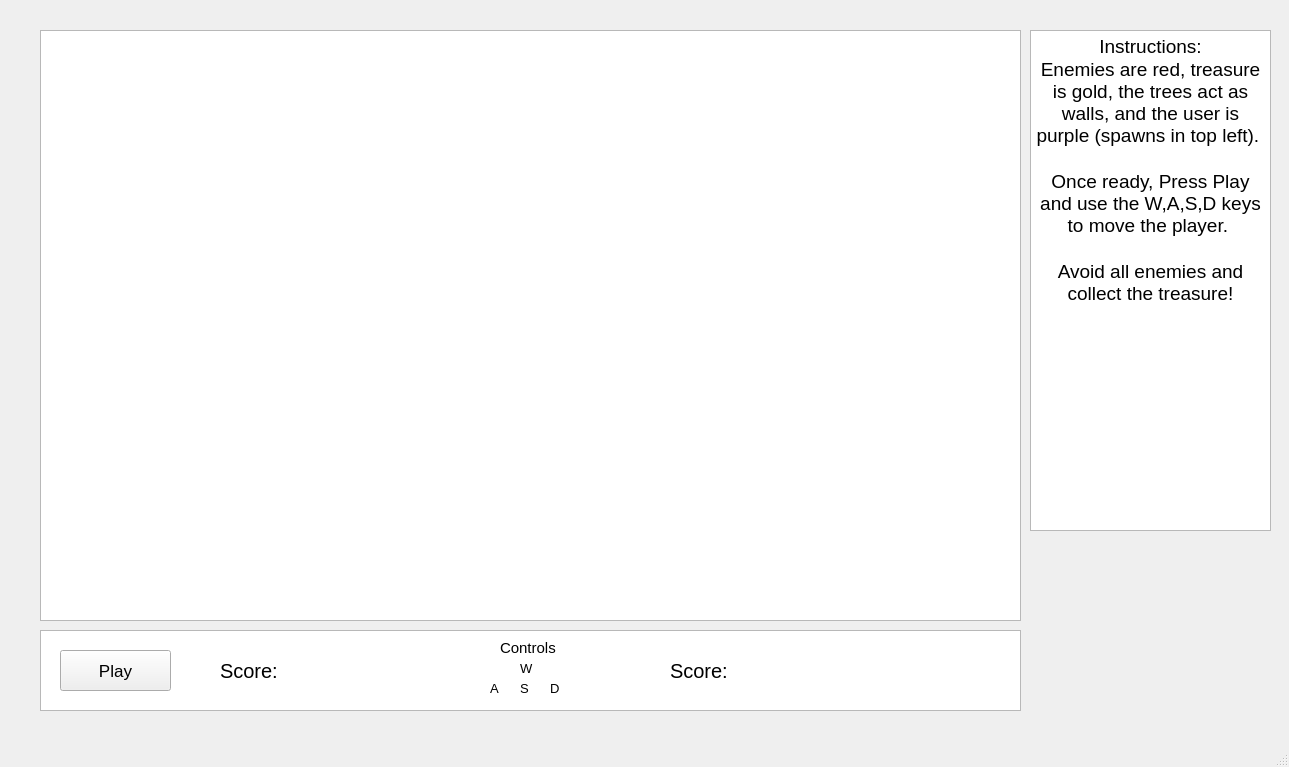
<?xml version="1.0" encoding="UTF-8"?>
<ui version="4.0">
 <class>GameBoard</class>
 <widget class="QMainWindow" name="GameBoard">
  <property name="geometry">
   <rect>
    <x>0</x>
    <y>0</y>
    <width>1289</width>
    <height>767</height>
   </rect>
  </property>
  <property name="windowTitle">
   <string>GameBoard</string>
  </property>
  <widget class="QWidget" name="centralwidget">
   <widget class="QGraphicsView" name="graphicsView">
    <property name="geometry">
     <rect>
      <x>40</x>
      <y>30</y>
      <width>981</width>
      <height>591</height>
     </rect>
    </property>
   </widget>
   <widget class="QGraphicsView" name="graphicsView_2">
    <property name="geometry">
     <rect>
      <x>40</x>
      <y>630</y>
      <width>981</width>
      <height>81</height>
     </rect>
    </property>
   </widget>
   <widget class="QPushButton" name="pushButton">
    <property name="geometry">
     <rect>
      <x>60</x>
      <y>650</y>
      <width>111</width>
      <height>41</height>
     </rect>
    </property>
    <property name="font">
     <font>
      <pointsize>13</pointsize>
     </font>
    </property>
    <property name="text">
     <string>Play</string>
    </property>
   </widget>
   <widget class="QLabel" name="label_5">
    <property name="geometry">
     <rect>
      <x>500</x>
      <y>640</y>
      <width>81</width>
      <height>16</height>
     </rect>
    </property>
    <property name="font">
     <font>
      <pointsize>11</pointsize>
     </font>
    </property>
    <property name="text">
     <string>Controls</string>
    </property>
   </widget>
   <widget class="QLabel" name="label1">
    <property name="geometry">
     <rect>
      <x>670</x>
      <y>650</y>
      <width>211</width>
      <height>41</height>
     </rect>
    </property>
    <property name="font">
     <font>
      <pointsize>15</pointsize>
     </font>
    </property>
    <property name="text">
     <string>Score:</string>
    </property>
   </widget>
   <widget class="QTextBrowser" name="textBrowser">
    <property name="geometry">
     <rect>
      <x>1030</x>
      <y>30</y>
      <width>241</width>
      <height>501</height>
     </rect>
    </property>
    <property name="html">
     <string>&lt;!DOCTYPE HTML PUBLIC &quot;-//W3C//DTD HTML 4.0//EN&quot; &quot;http://www.w3.org/TR/REC-html40/strict.dtd&quot;&gt;
&lt;html&gt;&lt;head&gt;&lt;meta name=&quot;qrichtext&quot; content=&quot;1&quot; /&gt;&lt;style type=&quot;text/css&quot;&gt;
p, li { white-space: pre-wrap; }
&lt;/style&gt;&lt;/head&gt;&lt;body style=&quot; font-family:'MS Shell Dlg 2'; font-size:7.8pt; font-weight:400; font-style:normal;&quot;&gt;
&lt;p align=&quot;center&quot; style=&quot; margin-top:0px; margin-bottom:0px; margin-left:0px; margin-right:0px; -qt-block-indent:0; text-indent:0px;&quot;&gt;&lt;span style=&quot; font-size:14pt;&quot;&gt;Instructions:&lt;/span&gt;&lt;/p&gt;
&lt;p align=&quot;center&quot; style=&quot; margin-top:0px; margin-bottom:0px; margin-left:0px; margin-right:0px; -qt-block-indent:0; text-indent:0px;&quot;&gt;&lt;span style=&quot; font-size:14pt;&quot;&gt;Enemies are red, treasure is gold, the trees act as walls, and the user is purple (spawns in top left). &lt;/span&gt;&lt;/p&gt;
&lt;p align=&quot;center&quot; style=&quot;-qt-paragraph-type:empty; margin-top:0px; margin-bottom:0px; margin-left:0px; margin-right:0px; -qt-block-indent:0; text-indent:0px; font-size:14pt;&quot;&gt;&lt;br /&gt;&lt;/p&gt;
&lt;p align=&quot;center&quot; style=&quot; margin-top:0px; margin-bottom:0px; margin-left:0px; margin-right:0px; -qt-block-indent:0; text-indent:0px;&quot;&gt;&lt;span style=&quot; font-size:14pt;&quot;&gt;Once ready, Press Play and use the W,A,S,D keys to move the player. &lt;/span&gt;&lt;/p&gt;
&lt;p align=&quot;center&quot; style=&quot;-qt-paragraph-type:empty; margin-top:0px; margin-bottom:0px; margin-left:0px; margin-right:0px; -qt-block-indent:0; text-indent:0px; font-size:14pt;&quot;&gt;&lt;br /&gt;&lt;/p&gt;
&lt;p align=&quot;center&quot; style=&quot; margin-top:0px; margin-bottom:0px; margin-left:0px; margin-right:0px; -qt-block-indent:0; text-indent:0px;&quot;&gt;&lt;span style=&quot; font-size:14pt;&quot;&gt;Avoid all enemies and collect the treasure!&lt;/span&gt;&lt;/p&gt;&lt;/body&gt;&lt;/html&gt;</string>
    </property>
   </widget>
   <widget class="QLabel" name="label">
    <property name="geometry">
     <rect>
      <x>490</x>
      <y>680</y>
      <width>55</width>
      <height>16</height>
     </rect>
    </property>
    <property name="font">
     <font>
      <pointsize>10</pointsize>
     </font>
    </property>
    <property name="text">
     <string>A</string>
    </property>
   </widget>
   <widget class="QLabel" name="label_2">
    <property name="geometry">
     <rect>
      <x>520</x>
      <y>660</y>
      <width>55</width>
      <height>16</height>
     </rect>
    </property>
    <property name="font">
     <font>
      <pointsize>10</pointsize>
     </font>
    </property>
    <property name="text">
     <string>W</string>
    </property>
   </widget>
   <widget class="QLabel" name="label_3">
    <property name="geometry">
     <rect>
      <x>520</x>
      <y>680</y>
      <width>55</width>
      <height>16</height>
     </rect>
    </property>
    <property name="font">
     <font>
      <pointsize>10</pointsize>
     </font>
    </property>
    <property name="text">
     <string>S</string>
    </property>
   </widget>
   <widget class="QLabel" name="label_4">
    <property name="geometry">
     <rect>
      <x>550</x>
      <y>680</y>
      <width>55</width>
      <height>16</height>
     </rect>
    </property>
    <property name="font">
     <font>
      <pointsize>10</pointsize>
     </font>
    </property>
    <property name="text">
     <string>D</string>
    </property>
   </widget>
   <widget class="QLabel" name="label1_2">
    <property name="geometry">
     <rect>
      <x>220</x>
      <y>650</y>
      <width>211</width>
      <height>41</height>
     </rect>
    </property>
    <property name="font">
     <font>
      <pointsize>15</pointsize>
     </font>
    </property>
    <property name="text">
     <string>Score:</string>
    </property>
   </widget>
  </widget>
  <widget class="QMenuBar" name="menubar">
   <property name="geometry">
    <rect>
     <x>0</x>
     <y>0</y>
     <width>1289</width>
     <height>26</height>
    </rect>
   </property>
  </widget>
  <widget class="QStatusBar" name="statusbar"/>
 </widget>
 <resources/>
 <connections/>
</ui>
